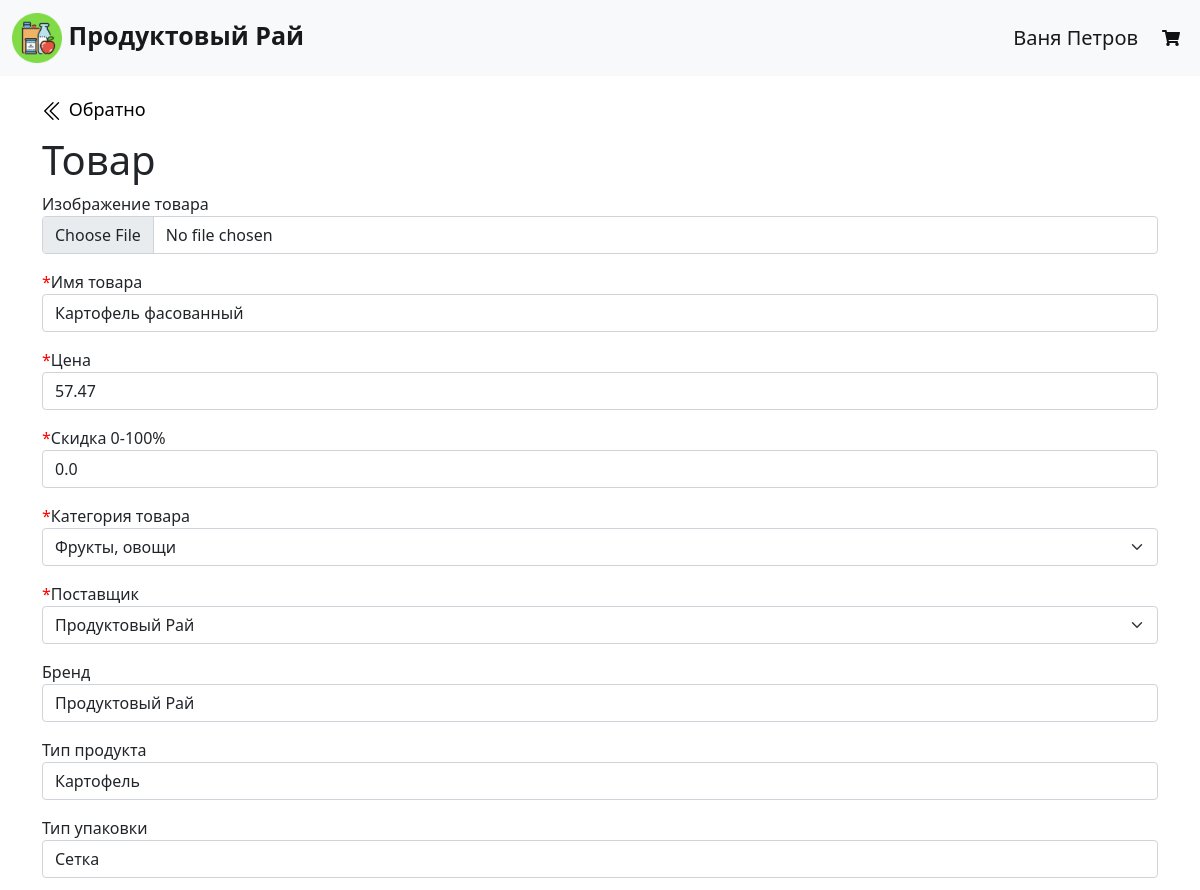
Page /update_product/1 (signed in, upper part) on the earlier database version.
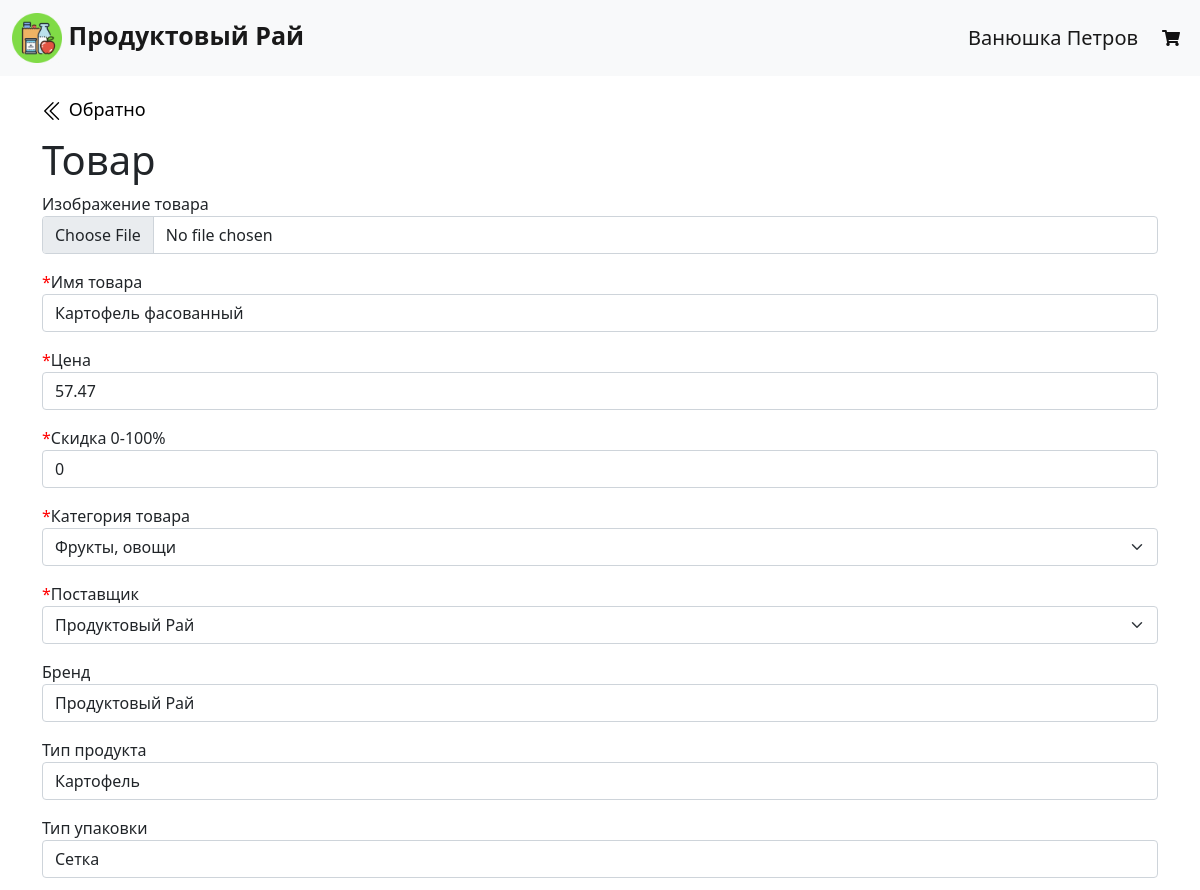
Same page on the later database version.
### data/users.py (models this page shows, shortened)
class User(SqlAlchemyBase, UserMixin, SerializerMixin):
    __tablename__ = 'users'
    id = sqlalchemy.Column(sqlalchemy.Integer, primary_key=True,
                           autoincrement=True)
    surname = sqlalchemy.Column(sqlalchemy.String, nullable=True)
    name = sqlalchemy.Column(sqlalchemy.String, nullable=True)
    items_list = sqlalchemy.Column(sqlalchemy.String, nullable=True)
    mobile_phone = sqlalchemy.Column(
        sqlalchemy.String, index=True, unique=True, nullable=True
    )
    hashed_password = sqlalchemy.Column(sqlalchemy.String, nullable=True)
    orders = orm.relationship('Order', back_populates='user')

### data/items.py (models this page shows)
class Item(SqlAlchemyBase, SerializerMixin):
    __tablename__ = 'items'
    id = sqlalchemy.Column(sqlalchemy.Integer, primary_key=True,
                           autoincrement=True)
    name = sqlalchemy.Column(sqlalchemy.String, nullable=True)
    price = sqlalchemy.Column(sqlalchemy.Float, nullable=True)
    discount = sqlalchemy.Column(sqlalchemy.Float, nullable=True)
    supplier = sqlalchemy.Column(sqlalchemy.Integer,
                                 sqlalchemy.ForeignKey('suppliers.id'))
    category = sqlalchemy.Column(sqlalchemy.Integer,
                                 sqlalchemy.ForeignKey('categories.id'))
    brand = sqlalchemy.Column(sqlalchemy.String, nullable=True)
    type = sqlalchemy.Column(sqlalchemy.String, nullable=True)
    type_of_packing = sqlalchemy.Column(sqlalchemy.String, nullable=True)
    width = sqlalchemy.Column(sqlalchemy.String, nullable=True)
    height = sqlalchemy.Column(sqlalchemy.String, nullable=True)
    depth = sqlalchemy.Column(sqlalchemy.String, nullable=True)
    weight = sqlalchemy.Column(sqlalchemy.String, nullable=True)
    capacity = sqlalchemy.Column(sqlalchemy.String, nullable=True)
    min_temp = sqlalchemy.Column(sqlalchemy.String, nullable=True)
    max_temp = sqlalchemy.Column(sqlalchemy.String, nullable=True)
    expiration_date = sqlalchemy.Column(sqlalchemy.String, nullable=True)
    calories = sqlalchemy.Column(sqlalchemy.String, nullable=True)
    squirrels = sqlalchemy.Column(sqlalchemy.String, nullable=True)
    fats = sqlalchemy.Column(sqlalchemy.String, nullable=True)
    carbohydrates = sqlalchemy.Column(sqlalchemy.String, nullable=True)
    description = sqlalchemy.Column(sqlalchemy.String, nullable=True)
    composition = sqlalchemy.Column(sqlalchemy.String, nullable=True)
    categories = orm.relationship('Category')
    suppliers = orm.relationship('Supplier')

### server.py (the view, shortened to what this page needs)
@app.route("/update_product/<int:item_id>", methods=['GET', 'POST'])
def update_product_page(item_id):
    session = db_session.create_session()
    suppliers_names = [
        supplier.name for supplier in session.query(Supplier).all()
    ]
    categories_names = [
        category.name for category in session.query(Category).all()
    ]
    form = AddProductForm()
    form.supplier.choices = suppliers_names
    form.category.choices = categories_names
    if request.method == "GET":
        session = db_session.create_session()
        item = session.query(Item).filter(Item.id == item_id).first()
        if item:
            form.name.data = item.name
            form.cost.data = item.price
            form.discount.data = item.discount
            form.category.data = session.query(Category).filter(
                Category.id == item.category
            ).first().name
            form.supplier.data = session.query(Supplier).filter(
                Supplier.id == item.supplier
            ).first().name
            form.brand.data = item.brand
            form.type.data = item.type
            form.type_of_packing.data = item.type_of_packing
            form.width.data = item.width
            form.height.data = item.height
            form.depth.data = item.depth
            form.weight.data = item.weight
            form.capacity.data = item.capacity
            form.min_temp.data = item.min_temp
            form.max_temp.data = item.max_temp
            form.expiration_date.data = item.expiration_date
            form.calories.data = item.calories
            form.squirrels.data = item.squirrels
            form.fats.data = item.fats
            form.carbohydrates.data = item.carbohydrates
            form.extra_information.data = item.description
            form.composition.data = item.composition
        else:
            abort(404)
    return render_template(
        'add_product.html', title='Редактирование товара',
        host_data=request.host, form=form
    )

### data/db_session.py (called while the page is built)
def create_session() -> Session:
    global __factory
    return __factory()

### server.py (called while the page is built)
@login_manager.user_loader
def load_user(user_id):
    db_sess = db_session.create_session()
    return db_sess.query(User).get(user_id)

### templates/add_product.html (shortened to what this page needs)
{% extends "base.html" %}
{% block content %}
    <div class="return-to-catalog" style="padding-top: 20px;">
        <a href="/admin">
        </a>
        <a href="/admin">Обратно</a>
    </div>
    <h1>Товар</h1>
    <form action="" method="post" enctype="multipart/form-data">
        <p>
            {{ form.product_image.label }}<br>
            {{ form.product_image(class="form-control", accept=".png") }}
        </p>
        <p>
            <span class="req-marker">*</span>{{ form.name.label }}<br>
            {{ form.name(class="form-control") }}
        </p>
        <p>
            <span class="req-marker">*</span>{{ form.cost.label }}<br>
            {{ form.cost(class="form-control") }}
        </p>
        <p>
            <span class="req-marker">*</span>{{ form.discount.label }}<br>
            {{ form.discount(class="form-control") }}
        </p>
        <p>
            <span class="req-marker">*</span>{{ form.category.label }}<br>
            {{ form.category(class="form-select") }}
        </p>
        <p>
            <span class="req-marker">*</span>{{ form.supplier.label }}<br>
            {{ form.supplier(class="form-select") }}
        </p>
        <p>
            {{ form.brand.label }}<br>
            {{ form.brand(class="form-control") }}
        </p>
        <p>
            {{ form.type.label }}<br>
            {{ form.type(class="form-control") }}
        </p>
        <p>
            {{ form.type_of_packing.label }}<br>
            {{ form.type_of_packing(class="form-control") }}
        </p>
    </form>
{% endblock %}

### templates/base.html (shortened to what this page needs)
<!doctype html>
<html lang="en">
<head>
    <link href="/static/css/normalize.css" rel="stylesheet">
    <link href="https://cdn.jsdelivr.net/npm/bootstrap@5.0.0-beta3/dist/css/bootstrap.min.css" rel="stylesheet">
	<link rel="stylesheet" href="https://use.fontawesome.com/releases/v5.15.3/css/all.css">
    <link rel="stylesheet" type="text/css" href="/static/css/style.css" />
</head>
    <body>
    <header>
        <nav class="navbar navbar-expand-sm navbar-light bg-light">
            <div class="container-fluid">
                <a class="navbar-brand" href="/"
                   style="font-size: 25px">
                    <img src="/static/img/nav_icon.png" class="nav_icon"
                         width="50px" height="50px">
                    <b>Продуктовый Рай</b>
                </a>
                <div class="collapse navbar-collapse" id="navbarSupportedContent">
                    <ul class="navbar-nav ms-auto mb-1 mb-lg-0">
                        {% if current_user.is_authenticated %}
                            <a class="navbar-brand" href="{{ '/admin' if current_user.id == 1 else '/personal_account' }}" id="{{current_user.id}}" name="current_user">{{ current_user.name }} {{ current_user.surname }}</a>
                        {% endif %}
                        <li class="nav-item">
                            {% if current_user.is_authenticated %}
                                {% if current_user.id != 1 %}
                                    <a class="nav-link" href="#" data-bs-toggle="modal" data-bs-target="#modal-cart">
                                        <i class="fas fa-shopping-cart"></i>
                                    </a>
                                {% endif %}
                            {% else %}
                                <a class="nav-link" href="/login">
                                    <i class="fas fa-shopping-cart"></i>
                                </a>
                            {% endif %}
                        </li>
                    </ul>
                </div>
            </div>
        </nav>
    </header>
    <main role="main" class="container">
        {% block content %}{% endblock %}
    </main>
    </body>
</html>

Differences in the rows shown:
changed User "Петров": name "Ваня" → "Ванюшка"
computed for Item "Картофель фасованный": discount "0.0" → "0"
